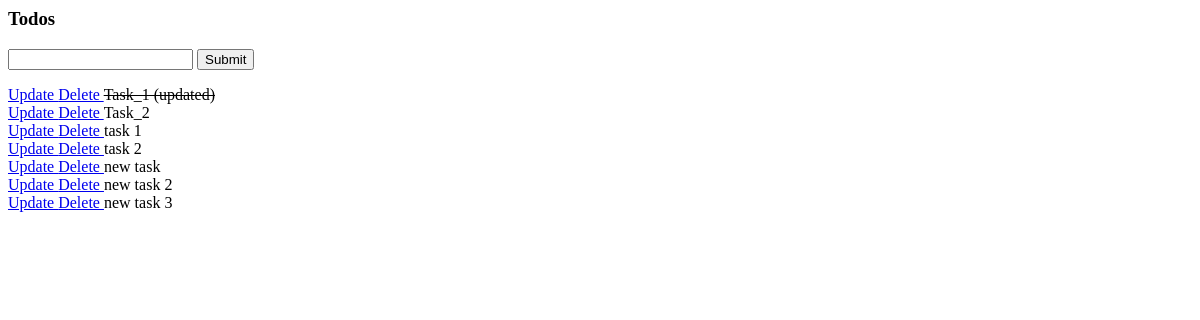
The app's page /, older data.
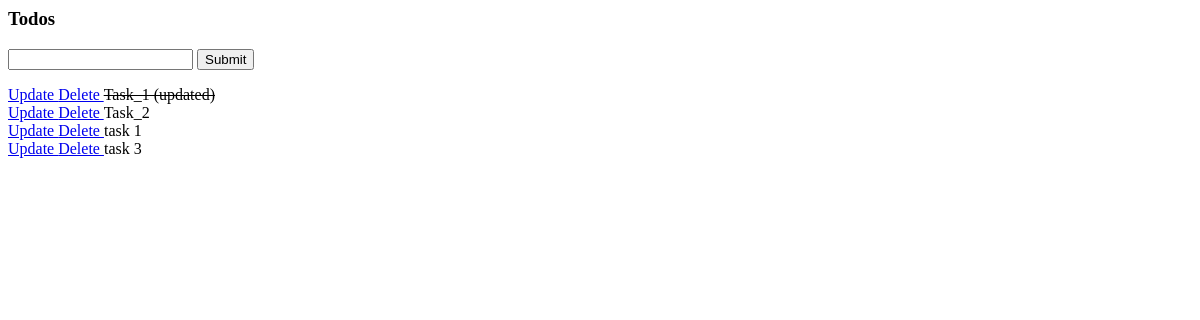
The same page, newer data.
### tasks/models.py (models this page shows)
class Task(models.Model):
    title = models.CharField(max_length = 200)
    complete = models.BooleanField(default=False)
    created = models.DateTimeField(auto_now_add=True)
    def __str__(self):
        return self.title

### tasks/views.py (the view)
def index(request):
    tasks = Task.objects.all()  # returns everything, e.g.  returns a new QuerySet that is a copy of the current one
    form = TaskForm()
    if request.method == 'POST':
        form = TaskForm(request.POST)
        if form.is_valid:
            form.save()
        return  redirect('/')
    context = {'tasks': tasks, 'form': form}  # create a context dictionary
    return render(request, 'tasks/list.html', context)

### tasks/forms.py
class TaskForm(forms.ModelForm):
    class Meta:
        model = Task
        fields = '__all__'

### tasks/templates/tasks/list.html (shortened to what this page needs)
<h3> Todos </h3>
<form method = "POST" action = "/">
    {{form.title}}
    <input type="submit" name = "Create Task">
</form>
{% for task in tasks %}
    <div>
        <a href = "{% url 'update_task' task.id %}"> Update </a>
        <a href = "{% url 'delete' task.id %}"> Delete </a>
        {% if task.complete == True %}
        <strike>{{task}}</strike>
        {% else %}
        <span> {{task}} </span>
        {% endif %}
    </div>
{% endfor %}

Row changes from the older to the newer data that the page shows:
removed Task: title "task 2"
removed Task: title "new task"
removed Task: title "new task 2"
removed Task: title "new task 3"
added Task: title "task 3"
